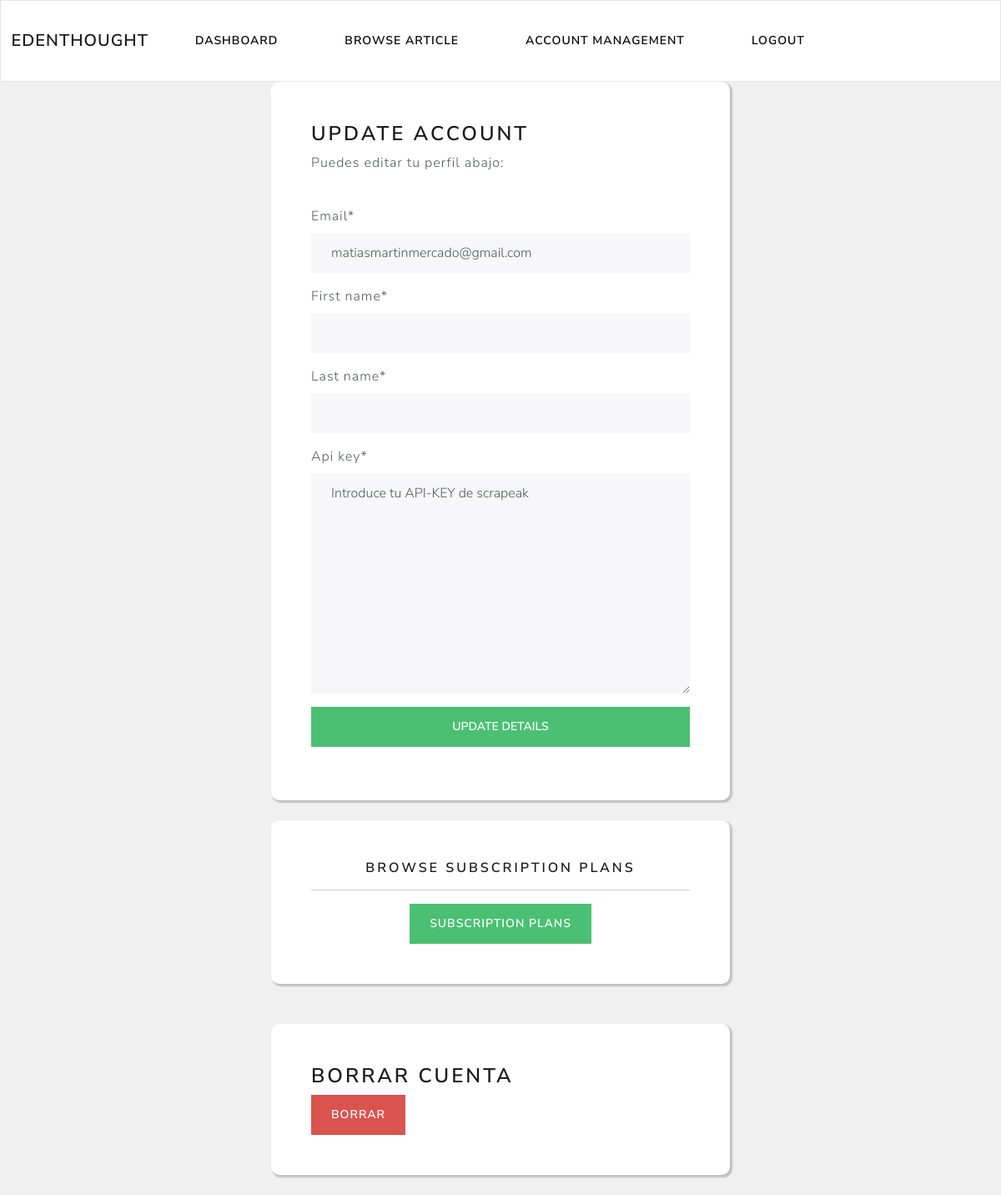
The app's page /client/account-management-client (signed in) with its own data.
### account/models.py (models this page shows, shortened)
class CustomUser(AbstractBaseUser, PermissionsMixin):
    username=None
    email = models.EmailField(unique=True)
    first_name = models.CharField(max_length=80)
    last_name = models.CharField(max_length=135)
    is_active = models.BooleanField(default=True)
    is_staff = models.BooleanField(default=False)
    date_joined = models.DateTimeField(default=now)
    is_writer = models.BooleanField(default=True, verbose_name="Are you a writer?")
    api_key = models.TextField(default="Introduce tu API-KEY de scrapeak")
    USERNAME_FIELD = 'email'
    REQUIRED_FIELDS = []
    objects = CustomUserManager()

### client/views.py (the view)
# urls.py: path('account-management-client', views.account_management_client, name="account-management-client"),
@login_required(login_url='my_login')
def account_management_client(request):
    try:
        form = UpdateUserForm(instance=request.user)
        if request.method == 'POST':
            form = UpdateUserForm(request.POST, instance=request.user)
            if form.is_valid():
                form.save()
                return redirect('client-dashboard')
        subDetails = Subscription.objects.get(user=request.user)
        subscription_id = subDetails.paypal_subscription_id
        context = {
            'SubscriptionID': subscription_id,
            'UpdateUserForm': form
            }
        return render(request,'client/account-management-client.html', context)
    except:
        form = UpdateUserForm(instance=request.user)
        if request.method == 'POST':
            form = UpdateUserForm(request.POST, instance=request.user)
            if form.is_valid():
                form.save()
                return redirect('client-dashboard')
        context = {
            'UpdateUserForm': form
            }
        return render(request,'client/account-management-client.html', context)

### client/forms.py
class UpdateUserForm(ModelForm):
    password = None
    class Meta:
        model=CustomUser
        fields= ['email','first_name','last_name', 'api_key']
        exclude= ['password1','password2']

### client/templates/client/account-management-client.html (shortened to what this page needs)
{% extends 'client/navbar.html' %}
{% load crispy_forms_tags %}
{% block content %}
    <div class="container bg-white shadow-md p-5 form-layout">
        <h3> Update account </h3>
        <p>Puedes editar tu perfil abajo: </p>
        <br>
        <form autocomplete="off" method="post">
            {{UpdateUserForm|crispy}}
            <input class="btn btn-success w-100" type="submit" value="Update details"/>
        </form>
    </div>
    <br>
    {% if SubscriptionID %}
    {% else %}
        <div class="container bg-white shadow-md p-5 form-layout text-center">
            <h5>browse subscription plans</h5>
            <hr>
            <a href="{% url 'subscription-plans' %}" class="btn btn-success" type="button">Subscription plans</a>
        </div>
    {% endif %}
    <br>
    <br>
    <div class="container bg-white shadow-md p-5 form-layout">
        <h3>Borrar cuenta</h3>
        <a type="button" class="btn btn-danger" href="{% url 'delete-account-client' %}">Borrar</a>
    </div>
    <br>
{% endblock %}

### static/css/styles.css (style rules this page uses)
body { background-color: #f0f0f0; overflow-x: hidden; }
.form-layout { width: 550px; border-radius: 10px; box-shadow: 2px 2px 2px 1px rgba(0, 0, 0, 0.2); }

### records on screen
CustomUser: email "matiasmartinmercado@gmail.com", api_key "Introduce tu API-KEY de scrapeak"
